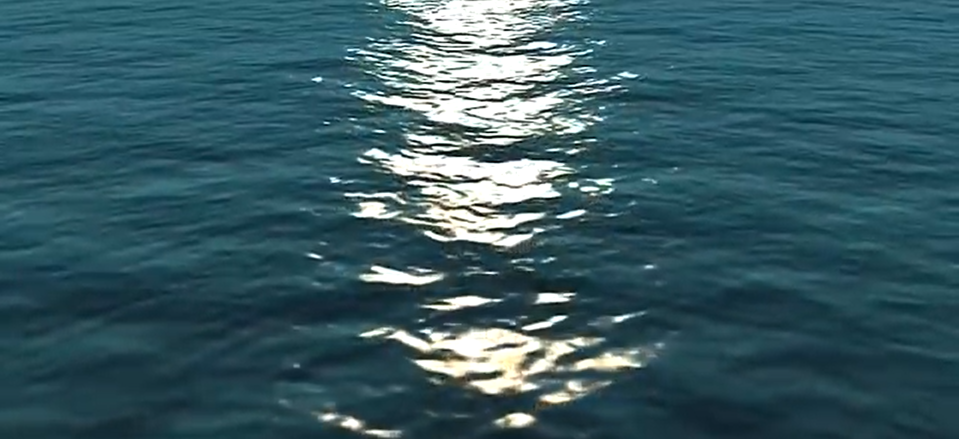
#> input picture openCV/ocean.png, 1918 x 877 px, found by its file name (shown at 1/2 size)
$ jupyter execute virtualBG.ipynb
#> lines starting #> are read from the running program, lines starting #| are printed output that depends on the picture; after the words box and inside, x2 and y2 are one past the last pixel; in counts of white or black regions, pixels touching at a corner belong together
[cell 1]
import cv2 as cv
import matplotlib.pyplot as plt
import numpy as np

[cell 2]
def resize(dst,img):
	width = img.shape[1]
	height = img.shape[0]
	dim = (width, height)
	resized = cv.resize(dst, dim, interpolation = cv.INTER_AREA)
	return resized


def liveVideo():
    vid = cv.VideoCapture(0)
    img = cv.imread('E:\\progamming\\Machine learning\\internship\\openCV\\ocean.png')
#> img is the input picture: shape (877, 1918, 3); mean B, G, R 99.4, 90.5, 56.4

    # Create a background subtractor
    backSub = cv.createBackgroundSubtractorMOG2(detectShadows=True)

    while vid.isOpened():
        ret, frame = vid.read()
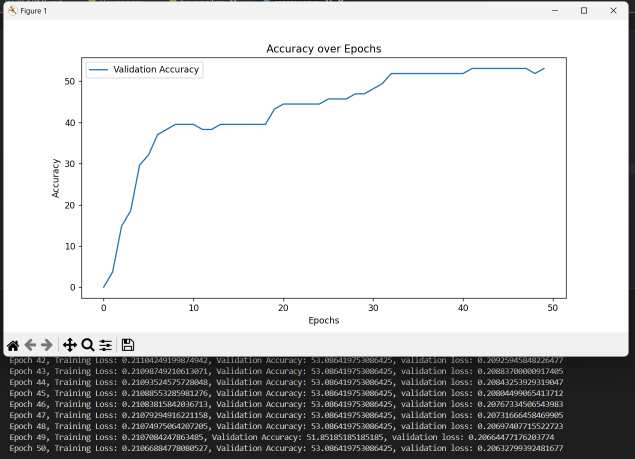
#> input picture Accuracy over Epochs.png, 1270 x 918 px, given in place of the camera (shown at 1/2 size)
#> frame is the input picture: shape (918, 1270, 3); mean B, G, R 202.6, 202.4, 202.1
        if not ret:
            break

        # Flip the frame for mirror effect
        frame = cv.flip(frame, 1)
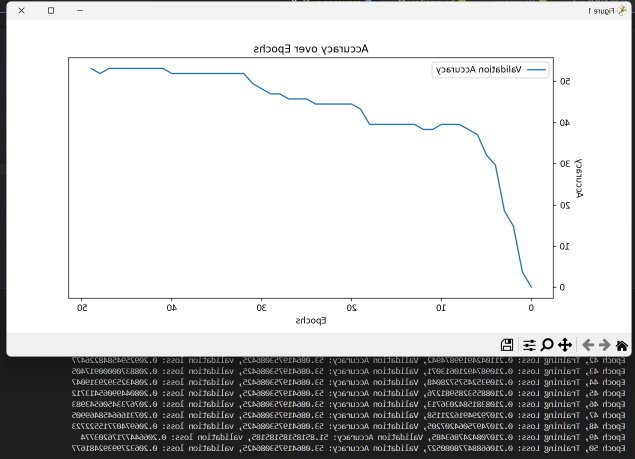
#> frame: shape (918, 1270, 3) (shown at 1/2 size); mean B, G, R 202.6, 202.4, 202.1

        # Resize the background image to match the frame size
        bg = resize(img, frame)
#> in resize, `resized = cv.resize(dst, dim, interpolation = cv.INTER_AREA)`:
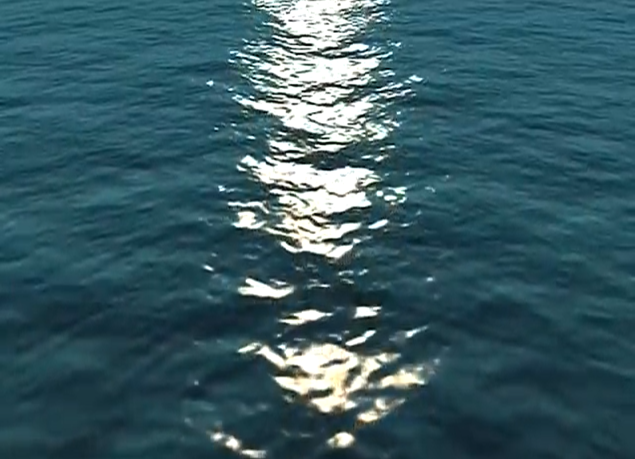
#> resized: shape (918, 1270, 3) (shown at 1/2 size); mean B, G, R 99.3, 90.4, 56.3

        # Apply background subtractor to get the foreground mask
        fgmask = backSub.apply(frame)
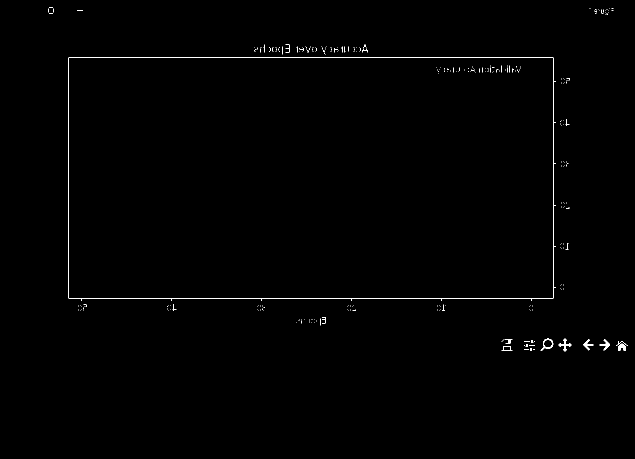
#> fgmask: shape (918, 1270) (shown at 1/2 size); values 127 (black) and 255 (white), 0.41% white in thin lines or dots, all inside (x1, y1, x2, y2) = (96, 15, 1256, 703)

        # Create the foreground and background images
        fgimg = cv.bitwise_and(frame, frame, mask=fgmask)
        bgimg = cv.bitwise_and(bg, bg, mask=cv.bitwise_not(fgmask))

        # Combine foreground and background
        dst = cv.add(fgimg, bgimg)
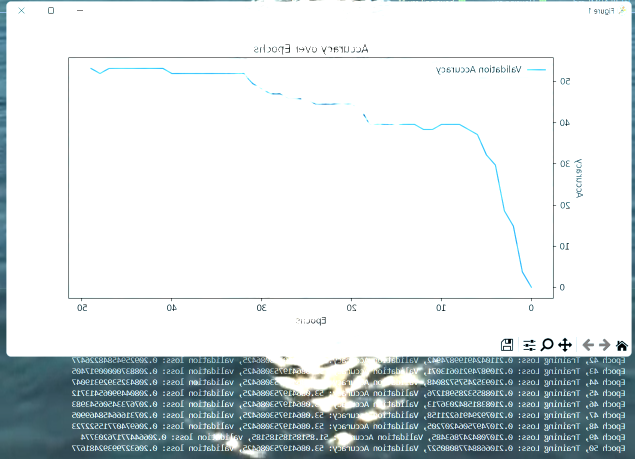
#> dst: shape (918, 1270, 3) (shown at 1/2 size); mean B, G, R 223.5, 221.6, 214.8

        cv.imshow('Virtual Background', dst)

        if cv.waitKey(1) & 0xFF == ord('q'):
#> (key q is pressed here)
            break

    vid.release()
    cv.destroyAllWindows()

liveVideo()
